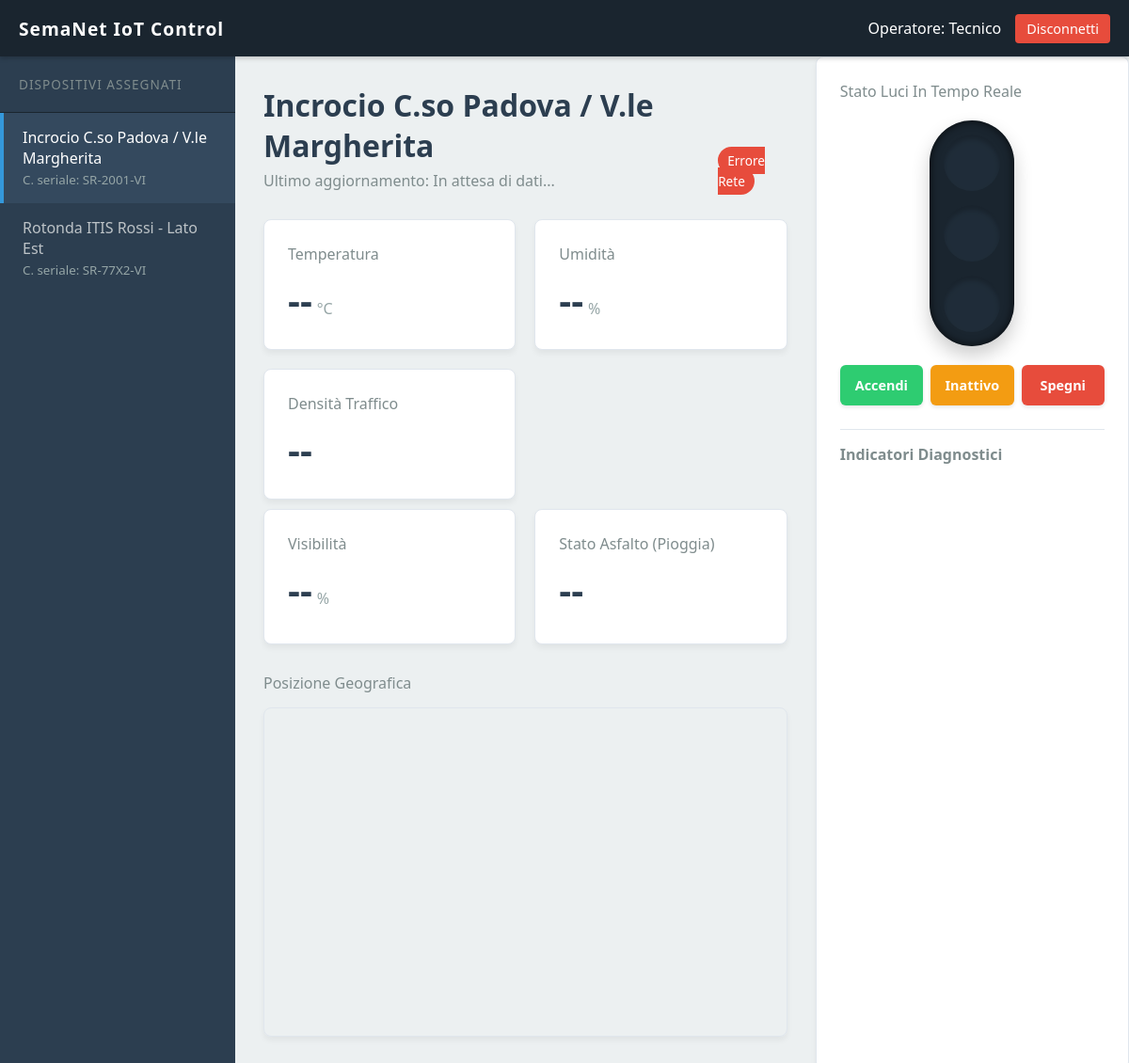
Screenshot of /dashboard.php (signed in) with the database file from the repository.
### tables this page shows
CREATE TABLE `semafori` (
                            `id` bigint(20) NOT NULL,
                            `codice_seriale` varchar(100) NOT NULL,
                            `nome_incrocio` varchar(150) NOT NULL,
                            `password` varchar(255) NOT NULL,
                            `latitudine` decimal(10,8) DEFAULT NULL,
                            `longitudine` decimal(11,8) DEFAULT NULL,
                            `creato_at` timestamp NOT NULL DEFAULT current_timestamp(),
                            `aggiornato_at` timestamp NOT NULL DEFAULT current_timestamp() ON UPDATE current_timestamp()
);

### dashboard.php (the view, shortened to what this page needs)
<?php
require_once 'db.php';
$ruolo = $_SESSION['ruolo_id'];
$utente_id = $_SESSION['utente_id'];
if ($ruolo == 1) {
    $stmt = $pdo->query("SELECT id, codice_seriale, nome_incrocio, latitudine, longitudine FROM semafori ORDER BY id ASC");
} else {
    $stmt = $pdo->prepare("
        SELECT s.id, s.codice_seriale, s.nome_incrocio, s.latitudine, s.longitudine
        FROM semafori s
        JOIN semafori_manutentori sm ON s.id = sm.semaforo_id
        WHERE sm.utente_id = ?
        ORDER BY s.id ASC
    ");
    $stmt->execute([$utente_id]);
}
$semafori = $stmt->fetchAll(PDO::FETCH_ASSOC);
$primo_semaforo = $semafori[0] ?? null;
?>
<!DOCTYPE html>
<html lang="it">
<head>
    <link rel="stylesheet" href="style.css">
</head>
<body>
<?php
require_once 'navbar.php';
?>
<div class="app-container">
    <aside class="sidebar">
        <div class="sidebar-title">Dispositivi Assegnati</div>
        <div id="lista-semafori">
            <?php foreach ($semafori as $s): ?>
                <div class="semaforo-item <?php echo ($primo_semaforo && $s['id'] == $primo_semaforo['id']) ? 'active' : ''; ?>"
                     data-id="<?php echo $s['id']; ?>"
                     data-nome="<?php echo htmlspecialchars($s['nome_incrocio']); ?>"
                     data-lat="<?php echo htmlspecialchars($s['latitudine']); ?>"
                     data-lng="<?php echo htmlspecialchars($s['longitudine']); ?>">
                    <?php echo htmlspecialchars($s['nome_incrocio']); ?><br>
                    <small style="color: #95a5a6;">C. seriale: <?php echo htmlspecialchars($s['codice_seriale']); ?></small>
                </div>
            <?php endforeach; ?>
        </div>
    </aside>
    <main class="main-content">
        <?php if ($primo_semaforo): ?>
            <div class="header-dati">
                <div>
                    <h1 id="titolo-incrocio"><?php echo htmlspecialchars($primo_semaforo['nome_incrocio']); ?></h1>
                    <p style="color: #7f8c8d; margin-top: 5px;">Ultimo aggiornamento: <span id="timestamp">In attesa di dati...</span></p>
                </div>
                <div>
                    <span class="status-badge" id="stato-connessione">Connesso</span>
                </div>
            </div>
            <div class="sensor-grid">
                <div class="card">
                    <h3>Temperatura</h3>
                    <span class="valore" id="val_temp">--</span><span class="unita">°C</span>
                </div>
                <div class="card">
                    <h3>Umidità</h3>
                    <span class="valore" id="val_umid">--</span><span class="unita">%</span>
                </div>
                <div class="card">
                    <h3>Densità Traffico</h3>
                    <span class="valore" id="val_traffico">--</span><span class="unita"></span>
                </div>
            </div>
            <div class="sensor-grid">
                <div class="card">
                    <h3>Visibilità</h3>
                    <span class="valore" id="val_visibilita">--</span><span class="unita">%</span>
                </div>
                <div class="card">
                    <h3>Stato Asfalto (Pioggia)</h3>
                    <span class="valore" id="val_pioggia">--</span>
                </div>
            </div>
            <div class="map-container" style="margin-top: 30px;">
                <h3 style="margin-bottom: 15px; color: #7f8c8d; font-size: 1rem; font-weight: 500;">Posizione Geografica</h3>
                <?php if ($primo_semaforo): ?>
                    <iframe id="mappa-google"
                            width="100%"
                            height="350"
                            style="border: 1px solid #e0e6ed; border-radius: 8px; box-shadow: 0 4px 6px rgba(0,0,0,0.05);"
                            loading="lazy"
                            allowfullscreen
                            src="https://maps.google.com/maps?q=<?php echo $primo_semaforo['latitudine']; ?>,<?php echo $primo_semaforo['longitudine']; ?>+(Semaforo:+<?php echo urlencode($primo_semaforo['codice_seriale']); ?>)&z=18&output=embed">
                    </iframe>
                <?php endif; ?>
            </div>
        <?php else: ?>
            <h2>Nessun dispositivo assegnato</h2>
            <p>Contatta l'amministratore di sistema per richiedere l'assegnazione dei semafori.</p>
        <?php endif; ?>
    </main>
    <div class="card" style="text-align: left;">
        <h3>Stato Luci In Tempo Reale</h3>
        <div class="semaforo-grafico">
            <div class="luce rossa" id="luce-rosso"></div>
            <div class="luce gialla" id="luce-giallo"></div>
            <div class="luce verde" id="luce-verde"></div>
        </div>
        <div class="pulsantiera-semaforo">
            <button class="btn-power btn-accendi" onclick="impostaStatoSemaforo('attivo')">
                Accendi
            </button>
            <button class="btn-power btn-inattivo" onclick="impostaStatoSemaforo('inattivo')">
                Inattivo
            </button>
            <button class="btn-power btn-spegni" onclick="impostaStatoSemaforo('spento')">
                Spegni
            </button>
        </div>
        <div style="margin-top: 25px; border-top: 1px solid #e0e6ed; padding-top: 15px;">
            <h4 style="color: #7f8c8d; margin-bottom: 10px; font-size: 1rem; text-align: left;">Indicatori Diagnostici</h4>
        </div>
    </div>
</div>
</body>
</html>

### style.css (style rules this page uses)
:root { --nav-bg: #1a252f; --side-bg: #2c3e50; --side-hover: #34495e; --accent: #3498db; --bg-main: #ecf0f1; --text-dark: #2c3e50; --text-light: #bdc3c7; --card-bg: #ffffff; }
* { box-sizing: border-box; margin: 0; padding: 0; font-family: 'Segoe UI', system-ui, sans-serif; }
body { background-color: var(--bg-main); color: var(--text-dark); display: flex; flex-direction: column; height: 100vh; overflow: hidden; }
.app-container { display: flex; flex: 1; height: calc(100vh - 60px); }
.sidebar { width: 250px; background-color: var(--side-bg); color: var(--text-light); display: flex; flex-direction: column; overflow-y: auto; }
.sidebar-title { padding: 20px; font-size: 0.85rem; text-transform: uppercase; letter-spacing: 1px; color: #7f8c8d; border-bottom: 1px solid #1a252f; }
.semaforo-item { padding: 15px 20px; cursor: pointer; border-left: 4px solid transparent; transition: all 0.2s; }
.semaforo-item.active { background-color: var(--side-hover); border-left-color: var(--accent); color: white; font-weight: 500; }
.main-content { flex: 1; padding: 30px; overflow-y: auto; }
.header-dati { margin-bottom: 30px; display: flex; justify-content: space-between; align-items: flex-end; }
.sensor-grid { display: grid; grid-template-columns: repeat(auto-fit, minmax(250px, 1fr)); gap: 20px; margin-top: 10px; }
.card { background-color: var(--card-bg); padding: 25px; border-radius: 8px; box-shadow: 0 4px 6px rgba(0,0,0,0.05); border: 1px solid #e0e6ed; }
.card h3 { font-size: 1rem; color: #7f8c8d; margin-bottom: 10px; font-weight: 500; }
.card .valore { font-size: 2.5rem; font-weight: 700; color: var(--text-dark); }
.unita { font-size: 1rem; color: #95a5a6; margin-left: 5px; }
.status-badge { padding: 5px 10px; border-radius: 20px; font-size: 0.85rem; background-color: #2ecc71; color: white; }
.semaforo-grafico { background-color: #1a252f; width: 90px; padding: 15px; border-radius: 50px; display: flex; flex-direction: column; gap: 15px; align-items: center; box-shadow: inset 0 0 10px rgba(0,0,0,0.8), 0 10px 20px rgba(0,0,0,0.2); margin: 20px auto; }
.luce { width: 60px; height: 60px; border-radius: 50%; background-color: #2c3e50; opacity: 0.3; transition: all 0.3s ease; box-shadow: inset 0 5px 5px rgba(0,0,0,0.5); }
.pulsantiera-semaforo { display: flex; gap: 8px; margin-top: 20px; }
.btn-power { flex: 1; padding: 12px 5px; border: none; border-radius: 6px; font-size: 0.9rem; font-weight: 600; cursor: pointer; color: white; transition: transform 0.1s, opacity 0.2s; box-shadow: 0 2px 4px rgba(0,0,0,0.1); text-align: center; }
.btn-accendi { background-color: #2ecc71; }
.btn-inattivo { background-color: #f39c12; }
.btn-spegni { background-color: #e74c3c; }

### rows the page displays
semafori: nome_incrocio "Incrocio C.so Padova / V.le Margherita", codice_seriale "SR-2001-VI"
semafori: nome_incrocio "Rotonda ITIS Rossi - Lato Est", codice_seriale "SR-77X2-VI"

### other values shown
$etichetta_ruolo "Tecnico"
